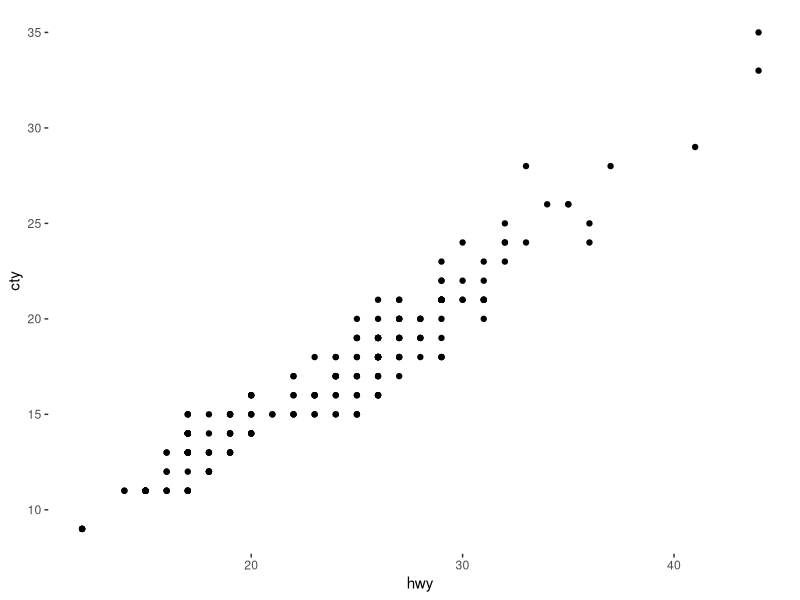
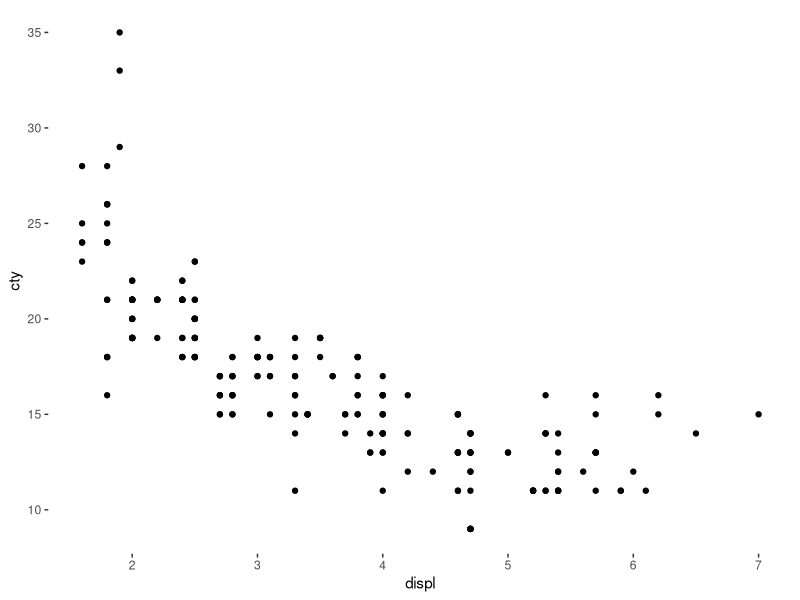
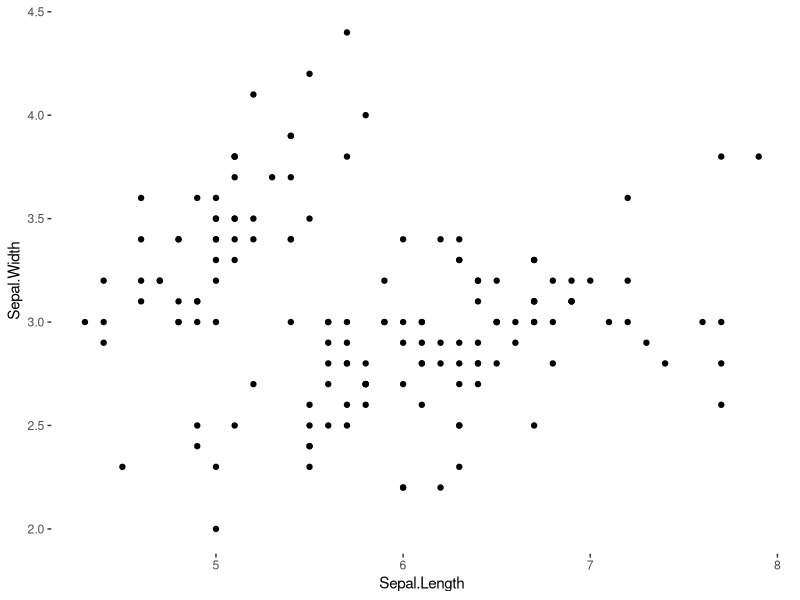

The R script that drew these images, in order:
## ---- chunk 1

#---------- RSTUDIO STARTER V 2.0  --------------#
#                    -Prepared with care by  AM ;D
                
                                                                          
knitr::opts_chunk$set(echo = TRUE, 
                      message = FALSE, 
                      warning = FALSE)      
library(tidyverse)                
library(ggthemes)                    

theme_set(theme_tufte() +                                     
  theme(text=element_text(family="sans")))  

studentSurvey <- read_csv("Student Data.csv")
deathPenaltyData <- read_csv("death penalty data.csv")

#------------------------------------------------#
## ---- chunk 2
mpg %>% ggplot(aes(hwy, cty))+geom_point()
## ---- chunk 3
mpg %>% ggplot(aes(displ, cty))+geom_point()

## ---- chunk 4
iris %>% ggplot(aes(Sepal.Length, Sepal.Width))+geom_point()
## ---- chunk 5
cor(mpg$hwy, mpg$cty)
## ---- chunk 6
mean(mpg$hwy)
## ---- chunk 7
mean(mpg$cty)
## ---- chunk 8
sd(mpg$hwy)
## ---- chunk 9
sd(mpg$cty)
## ---- chunk 10
cor(mpg$cty, mpg$hwy)
## ---- chunk 11
.956*4.256/5.955
## ---- chunk 12
16.859 - 0.683*23.440
## ---- chunk 13
.849+.683*45
## ---- chunk 14
38 - 31.584
